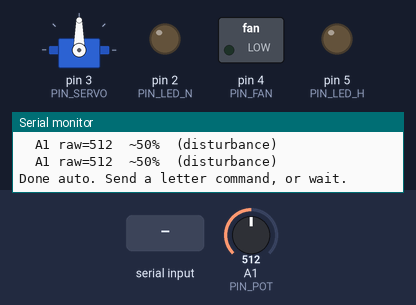
Simulated run of this sketch. Board: Arduino Uno, built with avr-gcc and run on an emulated ATmega328P. Shown: servo, switched loads named in the sketch (green lamp = pin HIGH), output pins drawn as LEDs (lit = HIGH), the last lines printed to the serial monitor. The inputs (shaded band) are chosen by the test bench; at power-on: A1 (PIN_POT) = 512.

Above: at 19.5 s.
19.6 s: "a\n" received over Serial
At 26.3 s:
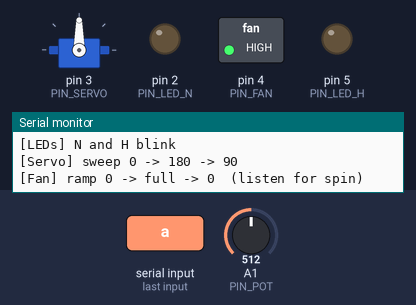
At 29.8 s:
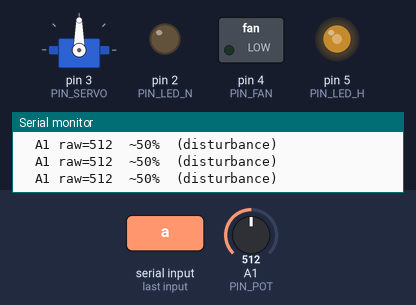
Timing chart, 0 to 37.9 s (numbered marks = the images above; inputs shaded):
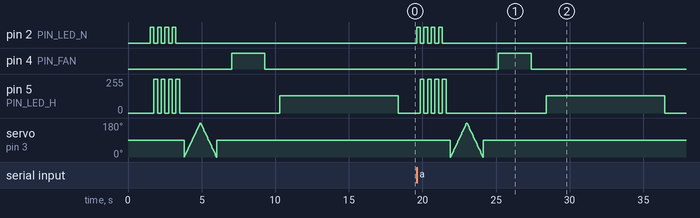

Measured:
- after the input at 19.6 s, pin 2 (PIN_LED_N): alternates HIGH for 0.25 s and LOW for 0.25 s, 8 changes in all, then stays LOW, starting at once; pin 4 (PIN_FAN): LOW → HIGH after 5.5 s, → LOW 2.2 s later; pin 5 (PIN_LED_H): 0/255 → 255/255 after 0.25 s, → 0/255 0.25 s later, → 255/255 0.25 s later, → 0/255 0.25 s later, … (10 changes in this stretch)

The sketch:

hardware_test.ino
```cpp
/*
 * ECE470 – quick hardware test for MKR WIFI 1010 wiring
 *
 * Pin map (labels ON the board, no "D"):
 *   2  = Nutrients LED
 *   3  = Servo signal (mixing)
 *   4  = Fan via transistor / ULN (cooling)
 *   5  = Heating LED
 *   A1 = 10k pot (disturbance)
 *   3V3 / GND = pot ends
 *
 * Open Serial Monitor @ 115200
 * Type:  a=all  l=leds  s=servo  f=fan  p=pot  0=off
 */

#include <Servo.h>

const int PIN_LED_N = 2;
const int PIN_SERVO = 3;
const int PIN_FAN   = 4;
const int PIN_LED_H = 5;
const int PIN_POT   = A1;

Servo mixServo;

void allOff() {
  digitalWrite(PIN_LED_N, LOW);
  digitalWrite(PIN_LED_H, LOW);
  analogWrite(PIN_FAN, 0);
  mixServo.write(90);
}

void setup() {
  Serial.begin(115200);
  pinMode(PIN_LED_N, OUTPUT);
  pinMode(PIN_LED_H, OUTPUT);
  pinMode(PIN_FAN, OUTPUT);
  mixServo.attach(PIN_SERVO);
  allOff();

  delay(1500);
  Serial.println(F("=== ECE470 hardware test ==="));
  Serial.println(F("Commands: a=all  l=leds  s=servo  f=fan  p=pot loop  0=off"));
  Serial.println(F("Running auto sequence once..."));
  runAllOnce();
  Serial.println(F("Done auto. Send a letter command, or wait."));
}

void blinkLeds() {
  Serial.println(F("[LEDs] N and H blink"));
  for (int i = 0; i < 4; i++) {
    digitalWrite(PIN_LED_N, HIGH);
    digitalWrite(PIN_LED_H, LOW);
    delay(250);
    digitalWrite(PIN_LED_N, LOW);
    digitalWrite(PIN_LED_H, HIGH);
    delay(250);
  }
  digitalWrite(PIN_LED_N, LOW);
  digitalWrite(PIN_LED_H, LOW);
}

void testServo() {
  Serial.println(F("[Servo] sweep 0 -> 180 -> 90"));
  for (int a = 0; a <= 180; a += 5) {
    mixServo.write(a);
    delay(30);
  }
  for (int a = 180; a >= 0; a -= 5) {
    mixServo.write(a);
    delay(30);
  }
  mixServo.write(90);
}

void testFan() {
  Serial.println(F("[Fan] ramp 0 -> full -> 0  (listen for spin)"));
  for (int p = 0; p <= 255; p += 15) {
    analogWrite(PIN_FAN, p);
    delay(80);
  }
  delay(800);
  for (int p = 255; p >= 0; p -= 15) {
    analogWrite(PIN_FAN, p);
    delay(80);
  }
  analogWrite(PIN_FAN, 0);
}

void testPot(int seconds) {
  Serial.println(F("[Pot] turn knob — A1 raw and 0-100%"));
  unsigned long end = millis() + (unsigned long)seconds * 1000UL;
  while (millis() < end) {
    int raw = analogRead(PIN_POT);
    int pct = map(raw, 0, 1023, 0, 100);
    Serial.print(F("  A1 raw="));
    Serial.print(raw);
    Serial.print(F("  ~"));
    Serial.print(pct);
    Serial.println(F("%  (disturbance)"));
    // also light LEDs proportional to pot as visual feedback
    analogWrite(PIN_LED_N, map(raw, 0, 1023, 0, 255));
    analogWrite(PIN_LED_H, map(raw, 0, 1023, 255, 0));
    delay(200);
  }
  digitalWrite(PIN_LED_N, LOW);
  digitalWrite(PIN_LED_H, LOW);
}

void runAllOnce() {
  blinkLeds();
  delay(300);
  testServo();
  delay(300);
  testFan();
  delay(300);
  testPot(8);
  allOff();
}

void loop() {
  if (Serial.available()) {
    char c = Serial.read();
    if (c == '\n' || c == '\r') return;
    allOff();
    switch (c) {
      case 'a':
      case 'A':
        runAllOnce();
        break;
      case 'l':
      case 'L':
        blinkLeds();
        break;
      case 's':
      case 'S':
        testServo();
        break;
      case 'f':
      case 'F':
        testFan();
        break;
      case 'p':
      case 'P':
        testPot(15);
        break;
      case '0':
        allOff();
        Serial.println(F("All off"));
        break;
      default:
        Serial.println(F("Use: a l s f p 0"));
        break;
    }
  }
}
```
